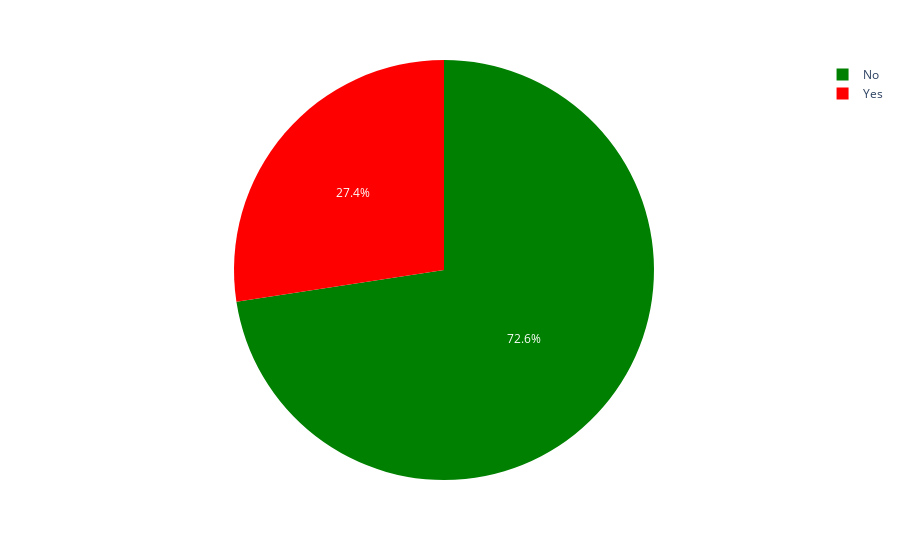

Source (notebook cell):
### Markdown cell above
# Churn Rate Analysis

### Code cell
import plotly.express as px

fig = px.pie(employee,names='Loan_Status',color='Loan_Status',
             color_discrete_map={'Yes':'red',
                                 'No':'green'})
fig.show()

### Figure 1 — Plotly figure (JSON) as saved in the notebook; plotly's stock layout.template omitted (floating-point values rounded to 4 significant figures; data arrays with more than 128 entries replaced by an {"elided": "..."} marker saying what was removed)
{"data": [{"customdata": {"elided": "981x1 str values"}, "domain": {"x": [0, 1], "y": [0, 1]}, "hovertemplate": "Loan_Status=%{customdata[0]}<extra></extra>", "labels": {"elided": "981 str values"}, "legendgroup": "", "marker": {"colors": {"elided": "981 str values"}}, "name": "", "showlegend": true, "type": "pie"}], "layout": {"legend": {"tracegroupgap": 0}, "margin": {"t": 60}}}
